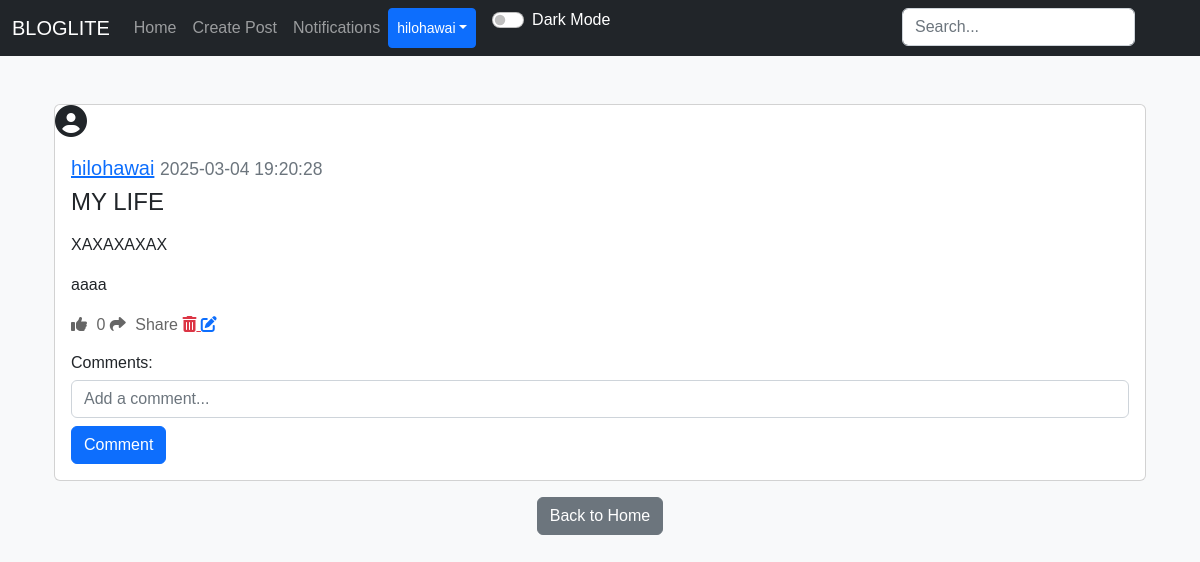
/post/3 (signed in), run on an earlier commit of the app's database.
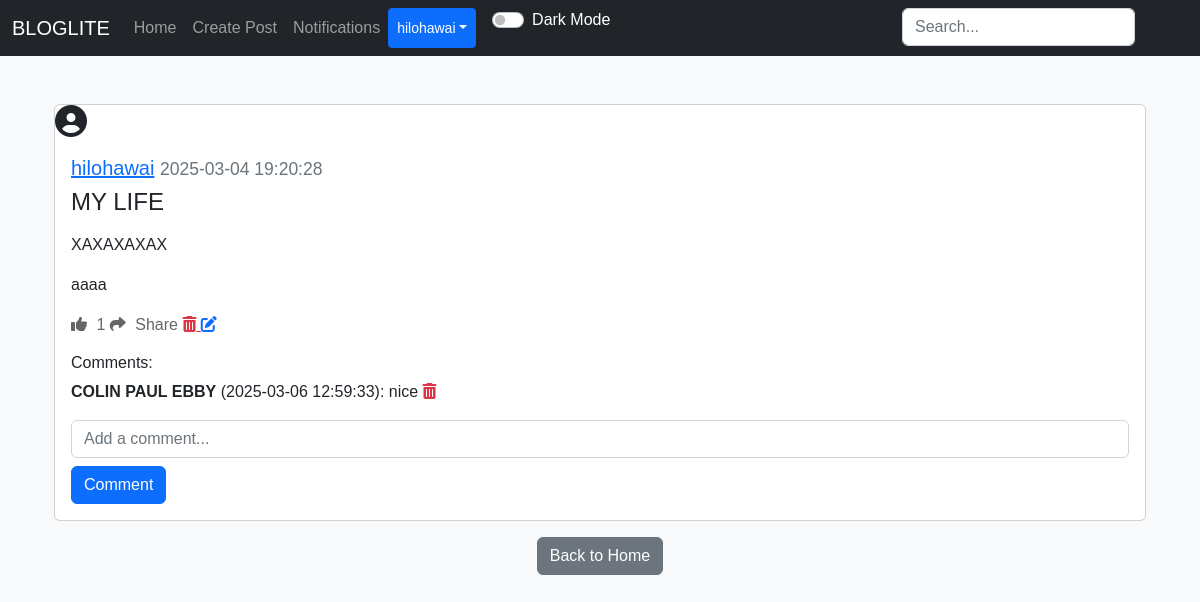
And on a later commit of the database.
### applicaton/models.py (models this page shows)
class Comment(db.Model):
    id = db.Column(db.Integer, primary_key=True)
    text = db.Column(db.String(20), nullable=False)
    date_created = db.Column(db.DateTime(timezone=True), default=func.now())
    author = db.Column(db.Integer, db.ForeignKey('user.id'), nullable=False)
    post_id = db.Column(db.Integer, db.ForeignKey('post.id'), nullable=False)

class User(db.Model, UserMixin):
    id = db.Column(db.Integer, primary_key=True)
    email = db.Column(db.String(150), unique=True)
    username = db.Column(db.String(150), unique=True)
    password = db.Column(db.String(150))
    date_created = db.Column(db.DateTime(timezone=True), default=func.now())
    profile_picture = db.Column(db.String(150), nullable=True)
    posts = db.relationship("Post", backref="user", cascade="all, delete")
    comments = db.relationship("Comment", backref="user", cascade="all, delete")
    likes = db.relationship("Like", backref="user", cascade="all, delete")
    followers = db.relationship("Follower", foreign_keys=[Follower.user_id], backref="followed_user", lazy="dynamic")
    following = db.relationship("Follower", foreign_keys=[Follower.follower_id], backref="follower", lazy="dynamic")
    notifications = db.relationship("Notification", backref="user", cascade="all, delete", lazy="dynamic")

### applicaton/views.py (the view)
@views.route("/post/<id>")
@login_required
def view_post(id):
    post = Post.query.get(id)
    if not post:
        flash("Post does not exist", category="error")
        return redirect(url_for('views.home'))
    return render_template("view_post.html", user=current_user, post=post, User=User)

### applicaton/templates/view_post.html (shortened to what this page needs)
{% extends "nav.html" %}
{% block content %}
<div class="container mt-5">
    <div class="card mb-3">
        <div class="profile-pic-container mr-3">
            {% if post.user.profile_picture %}
                <img src="{{ url_for('static', filename='uploads/' + post.user.profile_picture) }}" alt="Profile Picture" class="profile-pic">
            {% else %}
                <i class="fas fa-user-circle fa-2x"></i>
            {% endif %}
        </div>
        <div class="card-body">
            <h5 class="card-title">
                <a href="{{ url_for('views.post', username=post.user.username) }}">{{ post.user.username }}</a>
                <small class="text-muted">{{ post.date_created }}</small>
            </h5>
            <h4>{{ post.title }}</h4>
            <p class="card-text">{{ post.text | safe }}</p>
            <div>
                <a href="#" class="like-btn" data-post-id="{{ post.id }}">
                    <i class="fas fa-thumbs-up"></i> <span class="like-count">{{ post.likes|length }}</span>
                </a>
                <a href="#" class="share-btn ml-3" data-post-id="{{ post.id }}" data-bs-toggle="modal" data-bs-target="#shareModal">
                    <i class="fas fa-share"></i> Share
                </a>
                {% if current_user.id == post.author %}
                    <a href="{{ url_for('views.delete_post', id=post.id) }}" class="text-danger ml-3">
                        <i class="fas fa-trash-alt"></i>
                    </a>
                    <a href="{{ url_for('views.edit', id=post.id) }}" class="text-primary ml-3">
                        <i class="fas fa-edit"></i>
                    </a>
                {% endif %}
            </div>
            <h6 class="mt-3">Comments:</h6>
            <div id="comments">
                {% for comment in post.comments %}
                    <p id="comment-{{ comment.id }}">
                        <strong>{{ comment.user.username }}</strong> ({{ comment.date_created }}): {{ comment.text }}
                        {% if current_user.id == comment.author or current_user.id == post.author %}
                            <a href="#" class="delete-comment text-danger ml-2" data-comment-id="{{ comment.id }}">
                                <i class="fas fa-trash-alt"></i>
                            </a>
                        {% endif %}
                    </p>
                {% endfor %}
            </div>
            <form id="comment-form" method="POST">
                <div class="form-group">
                    <input type="text" name="text" id="comment-text" class="form-control" placeholder="Add a comment...">
                    <button type="submit" class="btn btn-primary mt-2">Comment</button>
                </div>
            </form>
        </div>
    </div>
    <div align="center">
        <a href="{{ url_for('views.home') }}"><button type="button" class="btn btn-secondary">Back to Home</button></a>
    </div>
</div>
{% endblock %}

What changed in the data, as far as the page shows it:
added Comment: user.username "COLIN PAUL EBBY", date_created "2025-03-06 12:59:33", text "nice"
Also different on the page:
{{ post.likes|length }}: "0" → "1"
